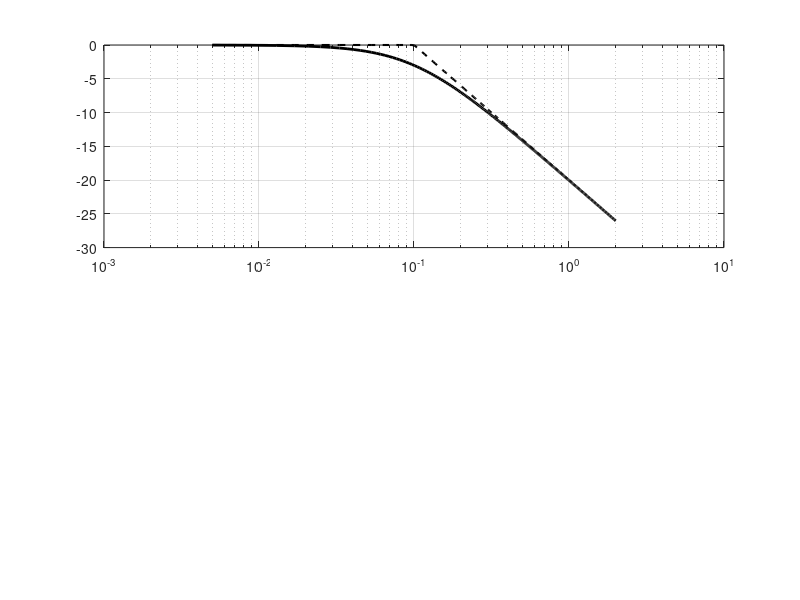

Recreate this plot in MATLAB. (Note: this script raises an error after producing the figure.)
clear; clc; close all;

%%%%%%%%%%%%%%%%%%%%%%%%%%%%%%%%%%%%%%%%%%%%%%%%%%%%%%%%%%%%%%%%%%%%%%%%%%%
%% First Order Bode

% frequency range
T = 10;
w = log10(logspace(1/20/T, 20/T, 500));

% exact magnitude and phase
mag = -20*log10(sqrt(w.^2 * T^2 + 1));
phase = -atan(w*T)*180/pi;

% asymptotic magnitude
mag_asymptote = zeros(size(w));
mag_asymptote(w >= 1/T) = -20*log10(w(w >= 1/T)*T);

% magnitude plot
subplot(2, 1, 1);
semilogx(w, mag, 'k', 'LineWidth', 2); hold on;
semilogx(w, mag_asymptote, 'k--', 'LineWidth', 1.5); grid on;
ylabel('dB', Interpreter="latex");
title('First-Order Bode Diagram', Interpreter='latex');
legend('Exact', 'Asymptote', Interpreter="latex");

% phase plot
subplot(2, 1, 2);
semilogx(w, phase, 'k', 'LineWidth', 1.5); grid on;
xlabel('$\omega$', Interpreter="latex");
ylabel('$\phi$', Interpreter='latex');

%%%%%%%%%%%%%%%%%%%%%%%%%%%%%%%%%%%%%%%%%%%%%%%%%%%%%%%%%%%%%%%%%%%%%%%%%%%
%% Second Order Bode

% frequency range
w = log10(logspace(0.1, 10, 500));
s = 1i*w;

figure;
for z = [0.1, 0.2, 0.3, 0.5, 0.7, 1.0]
    % exact magnitude and phase
    G = 1./(s.^2 + 2*z*s + 1);
    mag = 20*log10(abs(G));
    phase = angle(G)*(180/pi);

    % magnitude plot
    subplot(2, 1, 1); zname = ['$\zeta$ = ' num2str(z)]; grid on;
    semilogx(w, mag, 'LineWidth', 2, "DisplayName",zname); hold on;
    ylabel('dB', Interpreter="latex");
    title('Second-Order Bode Diagram', Interpreter='latex');
    
    % phase plot
    subplot(2, 1, 2); grid on;
    semilogx(w, phase, 'LineWidth', 2, "DisplayName",zname); hold on;
    xlabel('$\frac{\omega}{\omega_n}$', Interpreter="latex");
    ylabel('$\phi$', Interpreter='latex');
end

% asymptotic magnitude
mag_asymptote = zeros(size(w));
mag_asymptote(w >= 1) = -40*log10(w(w >= 1));

% asymprotic plot;
subplot(2, 1, 1);
semilogx(w, mag_asymptote, 'k--', 'LineWidth', 1.5, "DisplayName",'Asymptote');
legend(Interpreter="latex");

tfestimate